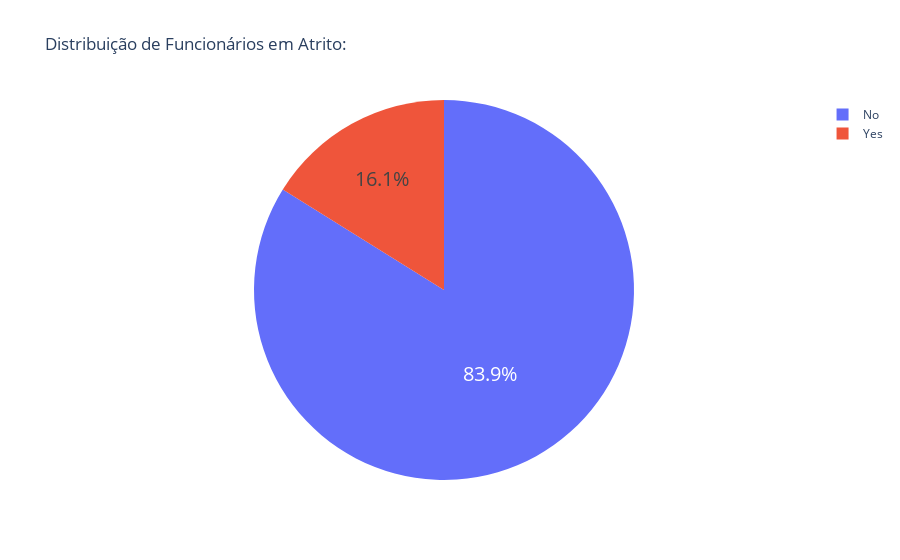

Notebook code for this chart:
### Markdown cell above
# Gráfico da Quantidade de Funcionários em Atrito na Empresa:

### Code cell
grafico_func_atrito = px.pie(func_por_atrito, names='Atrito', values='Quantidade de Funcionarios', title='Distribuição de Funcionários em Atrito:')
grafico_func_atrito.update_layout(uniformtext_minsize=20, uniformtext_mode='hide')
display(grafico_func_atrito)

### Figure 1 — Plotly figure (JSON) as saved in the notebook; plotly's stock layout.template omitted (floating-point values rounded to 4 significant figures)
{"data": [{"domain": {"x": [0, 1], "y": [0, 1]}, "hovertemplate": "Atrito=%{label}<br>Quantidade de Funcionarios=%{value}<extra></extra>", "labels": ["No", "Yes"], "legendgroup": "", "name": "", "showlegend": true, "type": "pie", "values": [1233, 237]}], "layout": {"legend": {"tracegroupgap": 0}, "title": {"text": "Distribuição de Funcionários em Atrito:"}, "uniformtext": {"minsize": 20, "mode": "hide"}}}
